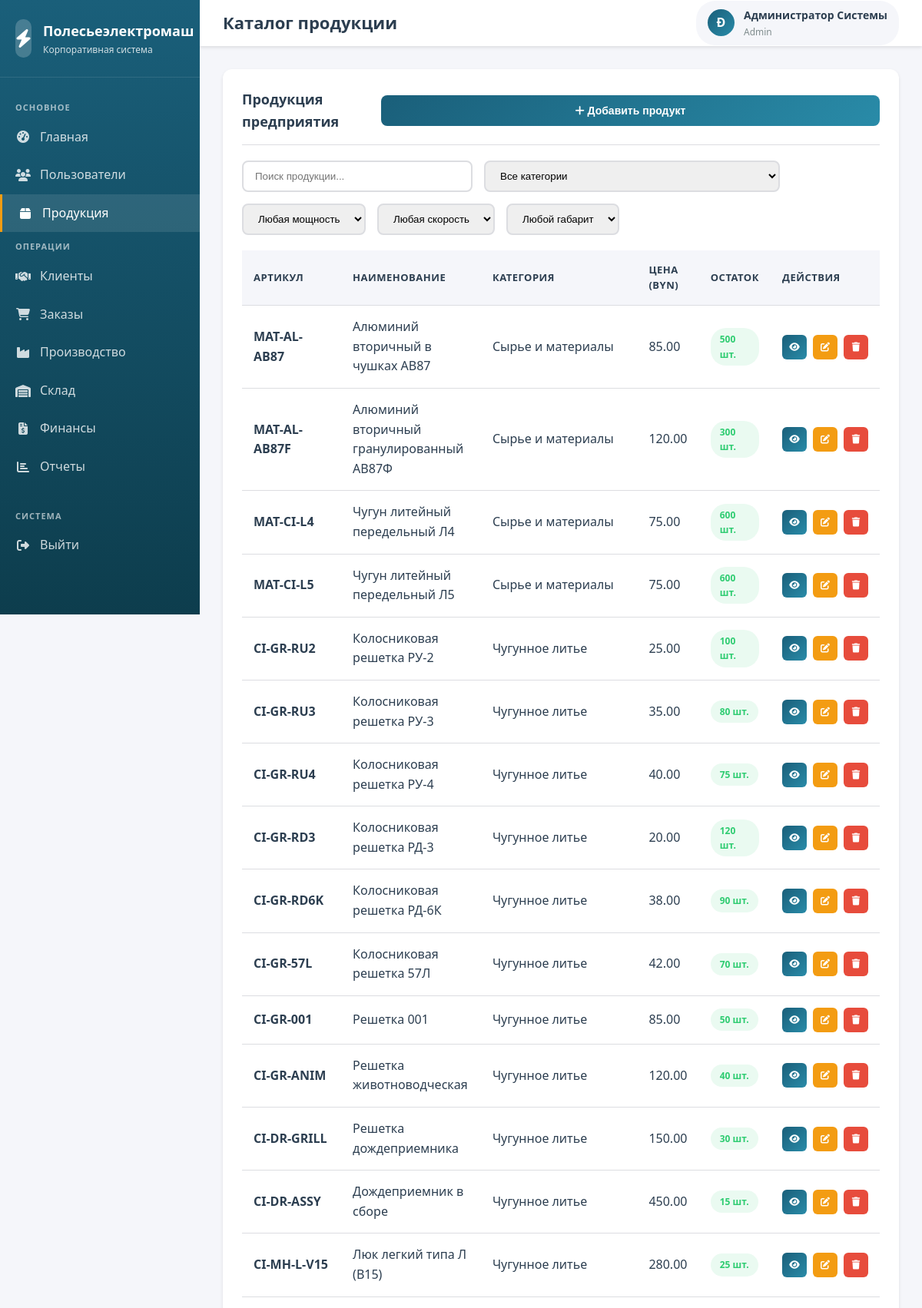
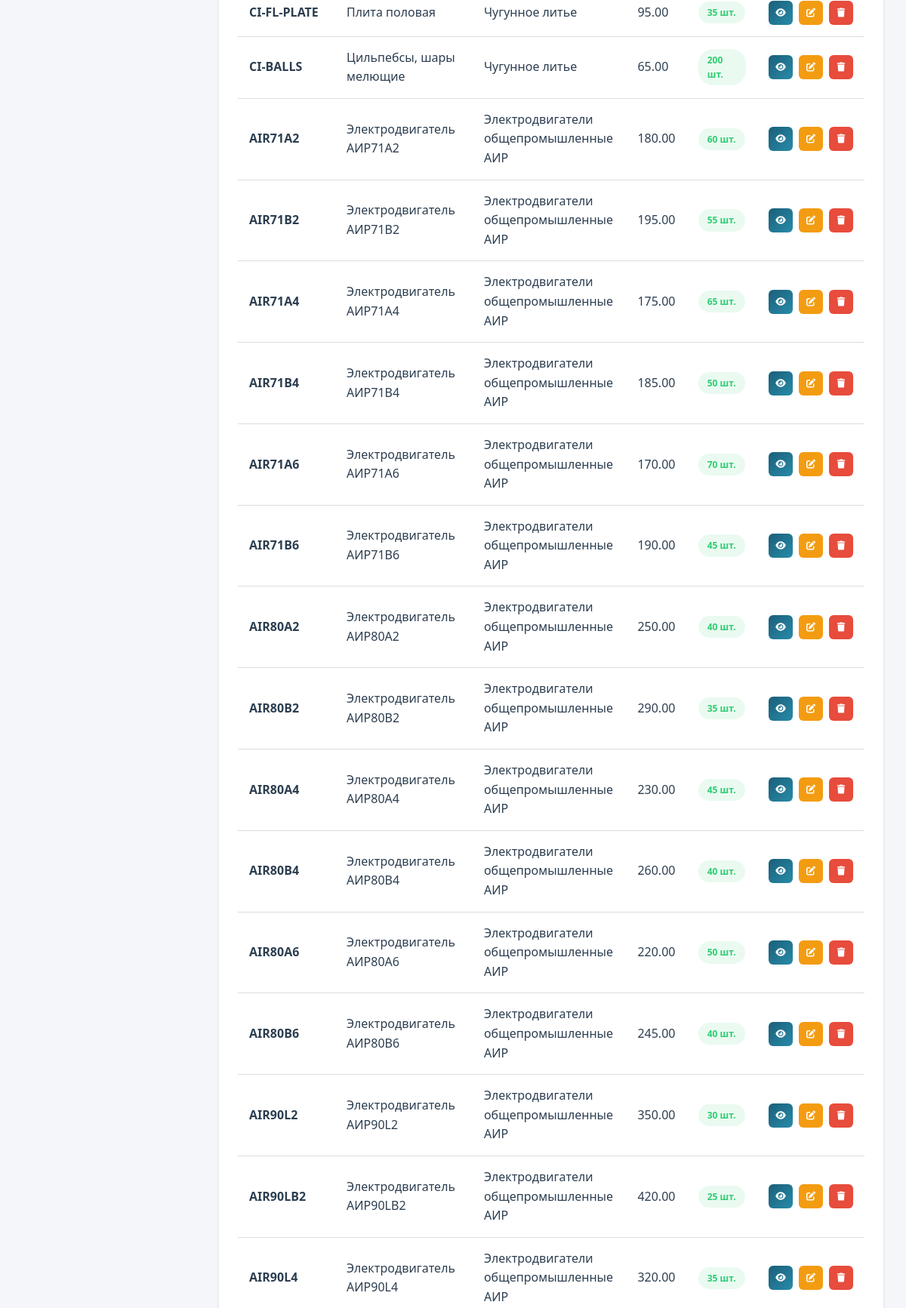
/modules/products/index.php (signed in, upper part), run on the app's committed database (2 pictures, top to bottom).
### tables this page shows
CREATE TABLE products (
    id INT AUTO_INCREMENT PRIMARY KEY,
    product_code VARCHAR(50) NOT NULL UNIQUE,
    product_name VARCHAR(200) NOT NULL,
    category_id INT,
    description TEXT,
    specifications JSON,
    base_price DECIMAL(10,2) NOT NULL,
    currency VARCHAR(3) DEFAULT 'BYN',
    weight DECIMAL(10,3) DEFAULT 0 COMMENT 'Вес единицы продукции в кг',
    stock_quantity INT DEFAULT 0,
    min_stock_level INT DEFAULT 10,
    is_active TINYINT(1) DEFAULT 1,
    created_at TIMESTAMP DEFAULT CURRENT_TIMESTAMP,
    updated_at TIMESTAMP DEFAULT CURRENT_TIMESTAMP ON UPDATE CURRENT_TIMESTAMP,
    FOREIGN KEY (category_id) REFERENCES product_categories(id) ON DELETE SET NULL
);

CREATE TABLE product_categories (
    id INT AUTO_INCREMENT PRIMARY KEY,
    category_name VARCHAR(100) NOT NULL,
    parent_id INT NULL,
    description TEXT,
    created_at TIMESTAMP DEFAULT CURRENT_TIMESTAMP,
    FOREIGN KEY (parent_id) REFERENCES product_categories(id) ON DELETE SET NULL
);

### modules/products/index.php (the view, shortened to what this page needs)
<?php
$pdo = getDBConnection();
$userFullName = $_SESSION['full_name'];
$initials = strtoupper(substr($userFullName, 0, 1));
try {
    $stmt = $pdo->query("
        SELECT p.*, pc.category_name
        FROM products p
        LEFT JOIN product_categories pc ON p.category_id = pc.id
        ORDER BY p.created_at DESC
    ");
    $products = $stmt->fetchAll();
} catch (PDOException $e) {
    $error = 'Ошибка загрузки данных';
    $products = [];
    $categories = [];
}
?>
<!DOCTYPE html>
<html lang="ru">
<head>
    <link rel="stylesheet" href="../../assets/css/style.css">
    <link rel="stylesheet" href="https://cdnjs.cloudflare.com/ajax/libs/font-awesome/6.4.0/css/all.min.css">
</head>
<body>
    <div class="dashboard-container">
        <aside class="sidebar">
            <div class="sidebar-header">
                <div class="sidebar-logo">
                    <div class="logo-icon">
                        <i class="fas fa-bolt"></i>
                    </div>
                    <div class="logo-text">
                        <h2>Полесьеэлектромаш</h2>
                        <p>Корпоративная система</p>
                    </div>
                </div>
            </div>
            <?php
            include '../../includes/sidebar.php';
            ?>
        </aside>
        <div class="main-content">
            <header class="header">
                <div class="header-left">
                    <div class="header-title">
                        <h1>Каталог продукции</h1>
                    </div>
                </div>
                <div class="header-right">
                    <div class="user-info">
                        <div class="user-avatar">
                            <?php echo $initials; ?>
                        </div>
                        <div class="user-details">
                            <span class="user-name"><?php echo htmlspecialchars($userFullName); ?></span>
                            <span class="user-role"><?php echo ucfirst($userRole); ?></span>
                        </div>
                    </div>
                </div>
            </header>
            <div class="content-area">
                <div class="card">
                    <div class="card-header">
                        <h2 class="card-title">Продукция предприятия</h2>
                        <button class="btn btn-primary" onclick="openModal('addProductModal')">
                            <i class="fas fa-plus"></i> Добавить продукт
                        </button>
                    </div>
                    <div style="margin-bottom: 20px; display: flex; gap: 15px; flex-wrap: wrap;">
                        <input
                            type="text"
                            id="productSearch"
                            placeholder="Поиск продукции..."
                            onkeyup="filterProducts()"
                            style="padding: 10px 15px; border: 2px solid var(--border-color); border-radius: 8px; width: 300px;"
                        >
                        <select id="categoryFilter" onchange="filterProducts()" style="padding: 10px 15px; border: 2px solid var(--border-color); border-radius: 8px;">
                            <option value="">Все категории</option>
                        </select>
                        <select id="powerFilter" onchange="filterProducts()" style="padding: 10px 15px; border: 2px solid var(--border-color); border-radius: 8px;">
                            <option value="">Любая мощность</option>
                        </select>
                        <select id="speedFilter" onchange="filterProducts()" style="padding: 10px 15px; border: 2px solid var(--border-color); border-radius: 8px;">
                            <option value="">Любая скорость</option>
                        </select>
                        <select id="frameFilter" onchange="filterProducts()" style="padding: 10px 15px; border: 2px solid var(--border-color); border-radius: 8px;">
                            <option value="">Любой габарит</option>
                        </select>
                    </div>
                    <div class="table-responsive">
                        <table class="data-table" id="productsTable">
                            <thead>
                                <tr>
                                    <th>Артикул</th>
                                    <th>Наименование</th>
                                    <th>Категория</th>
                                    <th>Цена (BYN)</th>
                                    <th>Остаток</th>
                                    <th>Действия</th>
                                </tr>
                            </thead>
                            <tbody>
                                <?php if (empty($products)): ?>
                                    <tr>
                                        <td colspan="6" class="text-center">Продукция не найдена</td>
                                    </tr>
                                <?php else: ?>
                                    <?php foreach ($products as $product): ?>
                                        <tr data-category="<?php echo $product['category_id'] ?? ''; ?>"
                                            data-specs='<?php echo htmlspecialchars(json_encode($product['specifications'] ?? '{}'), ENT_QUOTES); ?>'>
                                            <td><strong><?php echo htmlspecialchars($product['product_code']); ?></strong></td>
                                            <td><?php echo htmlspecialchars($product['product_name']); ?></td>
                                            <td><?php echo htmlspecialchars($product['category_name'] ?? 'Не указана'); ?></td>
                                            <td><?php echo number_format($product['base_price'], 2); ?></td>
                                            <td>
                                                <?php if ($product['stock_quantity'] <= $product['min_stock_level']): ?>
                                                    <span class="badge badge-danger"><?php echo $product['stock_quantity']; ?> шт.</span>
                                                <?php else: ?>
                                                    <span class="badge badge-success"><?php echo $product['stock_quantity']; ?> шт.</span>
                                                <?php endif; ?>
                                            </td>
                                            <td>
                                                <div class="action-buttons">
                                                    <button class="btn btn-sm btn-icon btn-primary" title="Просмотр характеристик" onclick="viewProduct(<?php echo $product['id']; ?>)">
                                                        <i class="fas fa-eye"></i>
                                                    </button>
                                                    <button class="btn btn-sm btn-icon btn-secondary" title="Редактировать" onclick="editProduct(<?php echo $product['id']; ?>)">
                                                        <i class="fas fa-edit"></i>
                                                    </button>
                                                    <button class="btn btn-sm btn-icon btn-danger" title="Удалить" onclick="deleteProduct(<?php echo $product['id']; ?>, '<?php echo htmlspecialchars($product['product_name']); ?>')">
                                                        <i class="fas fa-trash"></i>
                                                    </button>
                                                </div>
                                            </td>
                                        </tr>
                                    <?php endforeach; ?>
                                <?php endif; ?>
                            </tbody>
                        </table>
                    </div>
                </div>
            </div>
        </div>
    </div>
</body>
</html>

### assets/css/style.css (style rules this page uses)
:root { --primary-color: #1a5f7a; --primary-dark: #0d3d4d; --primary-light: #298ba8; --secondary-color: #f39c12; --secondary-dark: #d68910; --accent-color: #27ae60; --danger-color: #e74c3c; --warning-color: #f39c12; --info-color: #3498db; --success-color: #2ecc71; --bg-color: #f5f6fa; --card-bg: #ffffff; --text-primary: #2c3e50; --text-secondary: #7f8c8d; --border-color: #dcdde1; --sidebar-width: 260px; --header-height: 60px; --shadow-sm: 0 2px 4px rgba(0,0,0,0.1); --shadow-md: 0 4px 6px rgba(0,0,0,0.1); --shadow-lg: 0 10px 20px rgba(0,0,0,0.15); --transition: all 0.3s ease; }
* { margin: 0; padding: 0; box-sizing: border-box; }
body { font-family: 'Segoe UI', Tahoma, Geneva, Verdana, sans-serif; background-color: var(--bg-color); color: var(--text-primary); line-height: 1.6; min-height: 100vh; }
.btn { display: inline-block; padding: 12px 30px; border: none; border-radius: 8px; font-size: 14px; font-weight: 600; cursor: pointer; transition: var(--transition); text-decoration: none; text-align: center; }
.btn-primary { background: linear-gradient(135deg, var(--primary-color), var(--primary-light)); color: white; width: 100%; }
.btn-secondary { background-color: var(--secondary-color); color: white; }
.btn-danger { background-color: var(--danger-color); color: white; }
.dashboard-container { display: flex; min-height: 100vh; }
.sidebar { width: var(--sidebar-width); background: linear-gradient(180deg, var(--primary-color) 0%, var(--primary-dark) 100%); color: white; position: fixed; height: 100vh; overflow-y: auto; z-index: 1000; transition: var(--transition); }
.sidebar-header { padding: 25px 20px; border-bottom: 1px solid rgba(255,255,255,0.1); }
.sidebar-logo { display: flex; align-items: center; gap: 15px; }
.logo-icon { width: 50px; height: 50px; background: rgba(255,255,255,0.2); border-radius: 10px; display: flex; align-items: center; justify-content: center; font-size: 24px; font-weight: bold; }
.logo-text h2 { font-size: 18px; font-weight: 600; }
.logo-text p { font-size: 12px; opacity: 0.8; }
.main-content { flex: 1; margin-left: var(--sidebar-width); transition: var(--transition); }
.header { background-color: var(--card-bg); height: var(--header-height); display: flex; align-items: center; justify-content: space-between; padding: 0 30px; box-shadow: var(--shadow-sm); position: sticky; top: 0; z-index: 999; }
.header-left { display: flex; align-items: center; gap: 20px; }
.header-title h1 { font-size: 22px; color: var(--text-primary); }
.header-right { display: flex; align-items: center; gap: 20px; }
.user-info { display: flex; align-items: center; gap: 12px; padding: 8px 15px; background-color: var(--bg-color); border-radius: 25px; }
.user-avatar { width: 35px; height: 35px; background: linear-gradient(135deg, var(--primary-color), var(--primary-light)); border-radius: 50%; display: flex; align-items: center; justify-content: center; color: white; font-weight: bold; }
.user-details { display: flex; flex-direction: column; }
.user-name { font-weight: 600; font-size: 14px; }
.user-role { font-size: 12px; color: var(--text-secondary); }
.content-area { padding: 30px; }
.card { background-color: var(--card-bg); border-radius: 12px; box-shadow: var(--shadow-sm); padding: 25px; margin-bottom: 25px; transition: var(--transition); }
.card-header { display: flex; justify-content: space-between; align-items: center; margin-bottom: 20px; padding-bottom: 15px; border-bottom: 1px solid var(--border-color); }
.card-title { font-size: 18px; font-weight: 600; color: var(--text-primary); }
.table-responsive { overflow-x: auto; }
.data-table { width: 100%; border-collapse: collapse; background-color: var(--card-bg); }
.data-table thead { background-color: var(--bg-color); }
.data-table th, .data-table td { padding: 15px; text-align: left; border-bottom: 1px solid var(--border-color); }
.data-table th { font-weight: 600; color: var(--text-primary); font-size: 13px; text-transform: uppercase; letter-spacing: 0.5px; }
.badge { display: inline-block; padding: 5px 12px; border-radius: 20px; font-size: 12px; font-weight: 600; }
.badge-success { background-color: #eafaf1; color: var(--success-color); }
.action-buttons { display: flex; gap: 8px; }
.btn-sm { padding: 6px 12px; font-size: 12px; }
.btn-icon { width: 32px; height: 32px; padding: 0; display: flex; align-items: center; justify-content: center; border-radius: 6px; }
.btn-danger { background: var(--danger-color); color: white; }

### data on the page
products: product_code "MAT-AL-AB87", product_name "Алюминий вторичный в чушках АВ87", category.category_name "Сырье и материалы", base_price "85.00", stock_quantity "500"
products: product_code "MAT-AL-AB87F", product_name "Алюминий вторичный гранулированный АВ87Ф", category.category_name "Сырье и материалы", base_price "120.00", stock_quantity "300"
products: product_code "MAT-CI-L4", product_name "Чугун литейный передельный Л4", category.category_name "Сырье и материалы", base_price "75.00", stock_quantity "600"
products: product_code "MAT-CI-L5", product_name "Чугун литейный передельный Л5", category.category_name "Сырье и материалы", base_price "75.00", stock_quantity "600"
products: product_code "CI-GR-RU2", product_name "Колосниковая решетка РУ-2", category.category_name "Чугунное литье", base_price "25.00", stock_quantity "100"
products: product_code "CI-GR-RU3", product_name "Колосниковая решетка РУ-3", category.category_name "Чугунное литье", base_price "35.00", stock_quantity "80"
products: product_code "CI-GR-RU4", product_name "Колосниковая решетка РУ-4", category.category_name "Чугунное литье", base_price "40.00", stock_quantity "75"
products: product_code "CI-GR-RD3", product_name "Колосниковая решетка РД-3", category.category_name "Чугунное литье", base_price "20.00", stock_quantity "120"
products: product_code "CI-GR-RD6K", product_name "Колосниковая решетка РД-6К", category.category_name "Чугунное литье", base_price "38.00", stock_quantity "90"
products: product_code "CI-GR-57L", product_name "Колосниковая решетка 57Л", category.category_name "Чугунное литье", base_price "42.00", stock_quantity "70"
products: product_code "CI-GR-001", product_name "Решетка 001", category.category_name "Чугунное литье", base_price "85.00", stock_quantity "50"
products: product_code "CI-GR-ANIM", product_name "Решетка животноводческая", category.category_name "Чугунное литье", base_price "120.00", stock_quantity "40"
products: product_code "CI-DR-GRILL", product_name "Решетка дождеприемника", category.category_name "Чугунное литье", base_price "150.00", stock_quantity "30"
products: product_code "CI-DR-ASSY", product_name "Дождеприемник в сборе", category.category_name "Чугунное литье", base_price "450.00", stock_quantity "15"
products: product_code "CI-MH-L-V15", product_name "Люк легкий типа Л (В15)", category.category_name "Чугунное литье", base_price "280.00", stock_quantity "25"
products: product_code "CI-FL-PLATE", product_name "Плита половая", category.category_name "Чугунное литье", base_price "95.00", stock_quantity "35"
products: product_code "CI-BALLS", product_name "Цильпебсы, шары мелющие", category.category_name "Чугунное литье", base_price "65.00", stock_quantity "200"
products: product_code "AIR71A2", product_name "Электродвигатель АИР71А2", category.category_name "Электродвигатели общепромышленные АИР", base_price "180.00", stock_quantity "60"
products: product_code "AIR71B2", product_name "Электродвигатель АИР71В2", category.category_name "Электродвигатели общепромышленные АИР", base_price "195.00", stock_quantity "55"
products: product_code "AIR71A4", product_name "Электродвигатель АИР71А4", category.category_name "Электродвигатели общепромышленные АИР", base_price "175.00", stock_quantity "65"
products: product_code "AIR71B4", product_name "Электродвигатель АИР71В4", category.category_name "Электродвигатели общепромышленные АИР", base_price "185.00", stock_quantity "50"
products: product_code "AIR71A6", product_name "Электродвигатель АИР71А6", category.category_name "Электродвигатели общепромышленные АИР", base_price "170.00", stock_quantity "70"
products: product_code "AIR71B6", product_name "Электродвигатель АИР71В6", category.category_name "Электродвигатели общепромышленные АИР", base_price "190.00", stock_quantity "45"
products: product_code "AIR80A2", product_name "Электродвигатель АИР80А2", category.category_name "Электродвигатели общепромышленные АИР", base_price "250.00", stock_quantity "40"
products: product_code "AIR80B2", product_name "Электродвигатель АИР80В2", category.category_name "Электродвигатели общепромышленные АИР", base_price "290.00", stock_quantity "35"
products: product_code "AIR80A4", product_name "Электродвигатель АИР80А4", category.category_name "Электродвигатели общепромышленные АИР", base_price "230.00", stock_quantity "45"
products: product_code "AIR80B4", product_name "Электродвигатель АИР80В4", category.category_name "Электродвигатели общепромышленные АИР", base_price "260.00", stock_quantity "40"
products: product_code "AIR80A6", product_name "Электродвигатель АИР80А6", category.category_name "Электродвигатели общепромышленные АИР", base_price "220.00", stock_quantity "50"
products: product_code "AIR80B6", product_name "Электродвигатель АИР80В6", category.category_name "Электродвигатели общепромышленные АИР", base_price "245.00", stock_quantity "40"
products: product_code "AIR90L2", product_name "Электродвигатель АИР90L2", category.category_name "Электродвигатели общепромышленные АИР", base_price "350.00", stock_quantity "30"
products: product_code "AIR90LB2", product_name "Электродвигатель АИР90LВ2", category.category_name "Электродвигатели общепромышленные АИР", base_price "420.00", stock_quantity "25"
products: product_code "AIR90L4", product_name "Электродвигатель АИР90L4", category.category_name "Электродвигатели общепромышленные АИР", base_price "320.00", stock_quantity "35"

### other printed values
$item['text'] "Главная"
$item['text'] "Пользователи"
$item['text'] "Продукция"
$item['text'] "Клиенты"
$item['text'] "Заказы"
$item['text'] "Производство"
$item['text'] "Склад"
$item['text'] "Финансы"
$item['text'] "Отчеты"
$initials "Ð"
$userFullName "Администратор Системы"
$userRole "Admin"
